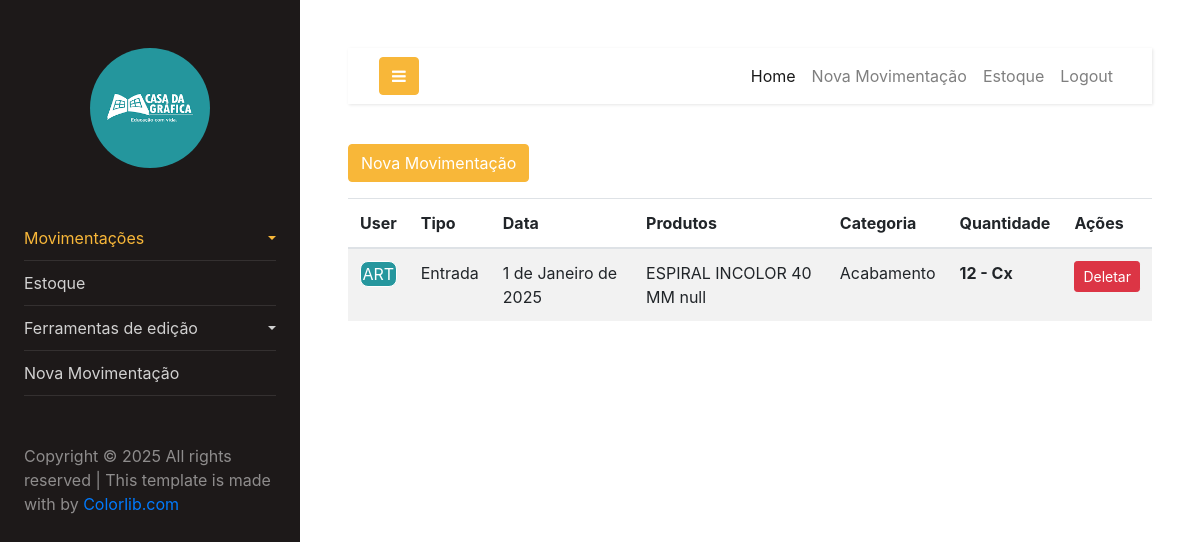
/movimentacoes/ (signed in), run on an earlier commit of the app's database.
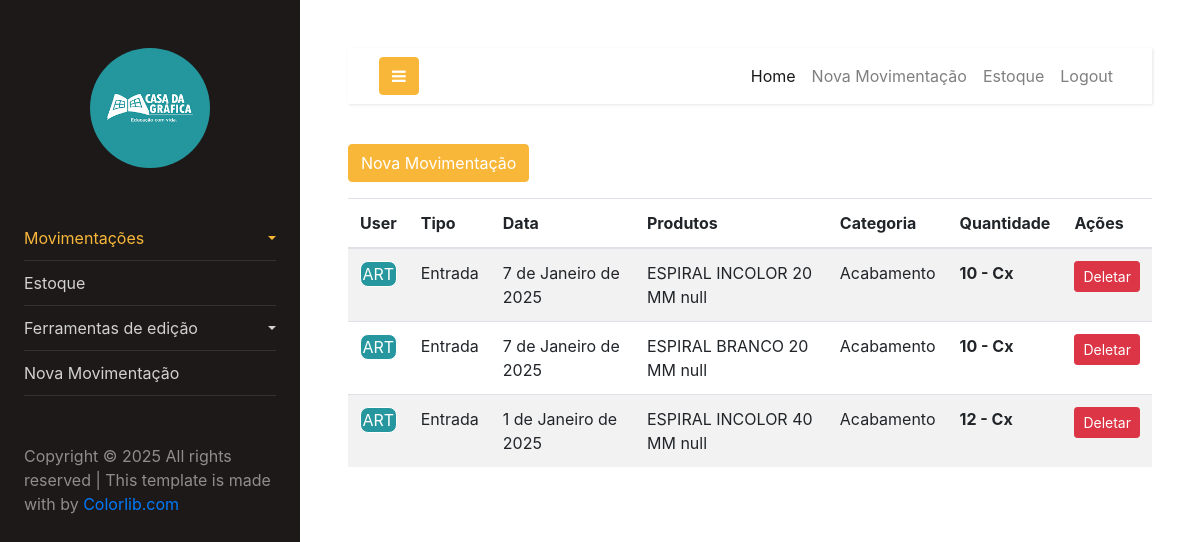
And on a later commit of the database.
### movimentacoes/models.py (models this page shows)
class Movimentacoes(models.Model):
    TIPO_MOVIMENTACAO_CHOICES = [
        ('Entrada', 'Entrada'),
        ('Saída', 'Saída'),
    ]
    tipo_movimentacao = models.CharField(max_length=10, choices=TIPO_MOVIMENTACAO_CHOICES)
    qtde = models.IntegerField()
    data_chegada_saida = models.DateField()  # Certifique-se de que este campo está presente
    data = models.DateField(auto_now_add=True)
    id_empresa = models.ForeignKey(Empresa, on_delete=models.PROTECT)
    id_usuario = models.ForeignKey(User, on_delete=models.PROTECT)
    id_produto = models.ForeignKey(Produto, on_delete=models.PROTECT)

### produto/models.py (models this page shows, shortened)
class Produto(models.Model):
    nome = models.CharField(max_length=255)
    FORMATO = [
        ('640x880', '640x880'),
        ('660x960', '660x960')
    ]
    formato = models.CharField(max_length=255, choices=FORMATO, null=True, blank=True)  # Permite nulo
    estoquemin = models.IntegerField()
    status = models.IntegerField()
    id_categoria = models.ForeignKey(Categoria, on_delete=models.PROTECT)  # Alterado para PROTECT
    id_formato = models.ForeignKey(Formato, on_delete=models.PROTECT)  # Alterado para PROTECT
    unidades = models.IntegerField()
    data_cadastro = models.DateField(auto_now_add=True)

### categoria/models.py (models this page shows)
class Categoria(models.Model):
    categoria = models.CharField(max_length=255)
    img = models.ImageField(upload_to='images/', null=True, blank=True)  # Novo campo de imagem
    data_cadastro = models.DateField(auto_now_add=True)
    def __str__(self):
        return self.categoria

### formato/models.py (models this page shows)
class Formato(models.Model):
    formato = models.CharField(max_length=255)
    data_cadastro = models.DateField(auto_now_add=True)
    def __str__(self):
        return self.formato

### movimentacoes/views.py (the view)
# urls.py: path('movimentacoes/', MovimentacoesListView.as_view(), name='movimentacoes-list'),
class MovimentacoesListView(LoginRequiredMixin, ListView):
    model = Movimentacoes
    template_name = 'movimentacoes_list.html'
    context_object_name = 'movimentacoes'
    def get_queryset(self):
        logger.info("Consultando o banco de dados para listar movimentações.")
        return Movimentacoes.objects.order_by("-id")[:20]
    def get_context_data(self, **kwargs):
        try:
            context = super().get_context_data(**kwargs)
            context['categorias'] = Categoria.objects.order_by("id").filter(id=True)
            return context
        except Exception as e:
            messages.error(self.request, f"Erro ao carregar movimentações: {str(e)}")
            return {}

### movimentacoes/templates/movimentacoes_list.html (shortened to what this page needs)
{% load static %}
<!DOCTYPE html>
<html lang="pt-br">
  {% include 'components/header/header.html' %}
  <body>
     <a href="{% url 'movimentacoes-create' %}" class="btn btn-primary mb-3">Nova Movimentação</a>
    <div class="table-responsive">
      <table class="table table-striped">
        <thead>
          <tr>
            <th scope="col">User</th>
            <th scope="col">Tipo</th>
            <th scope="col">Data</th>
            <th scope="col">Produtos</th>
            <th scope="col">Categoria</th>
            <th scope="col">Quantidade</th>
            <th scope="col">Ações</th>
          </tr>
        </thead>
        <tbody>
          {% for movimentacao in movimentacoes %}
            <tr>
              <td>
                <div class="user" style="
                border-style: solid;
                border-radius: 8px;
                text-align: center;
                border-width: 0.5px;
                color: white;
                background-color: #26979E;
            ">{{ movimentacao.id_usuario.username|slice:'3'|upper }}</div>
              </td>
              <td>{{ movimentacao.tipo_movimentacao }}</td>
              <td>{{ movimentacao.data_chegada_saida }}</td>
              <td>{{ movimentacao.id_produto.nome }} {{ movimentacao.id_produto.formato|default:'' }}</td>
              <td>{{ movimentacao.id_produto.id_categoria }}</td>
              <td> <strong>{{ movimentacao.qtde }} - {{ movimentacao.id_produto.id_formato }} </strong></td>
              <td>
                <a href="{% url 'movimentacoes-delete' movimentacao.pk %}" class="btn btn-danger btn-sm">Deletar</a>
              </td>
            </tr>
          {% empty %}
            <tr>
              <td colspan="3" class="text-center">Nenhuma movimentação registrada.</td>
            </tr>
          {% endfor %}
        </tbody>
      </table>
    </div>
  </body>
  {% include 'components/footer/footer.html' %}
</html>

What changed in the data, as far as the page shows it:
added Movimentacoes: id_usuario.username "ART", tipo_movimentacao "Entrada", data_chegada_saida "7 de Janeiro de 2025", id_produto.nome "ESPIRAL INCOLOR 20 MM", id_produto.formato "null", id_produto.id_categoria "Acabamento", qtde "10", id_produto.id_formato "Cx"
added Movimentacoes: id_usuario.username "ART", tipo_movimentacao "Entrada", data_chegada_saida "7 de Janeiro de 2025", id_produto.nome "ESPIRAL BRANCO 20 MM", id_produto.formato "null", id_produto.id_categoria "Acabamento", qtde "10", id_produto.id_formato "Cx"
